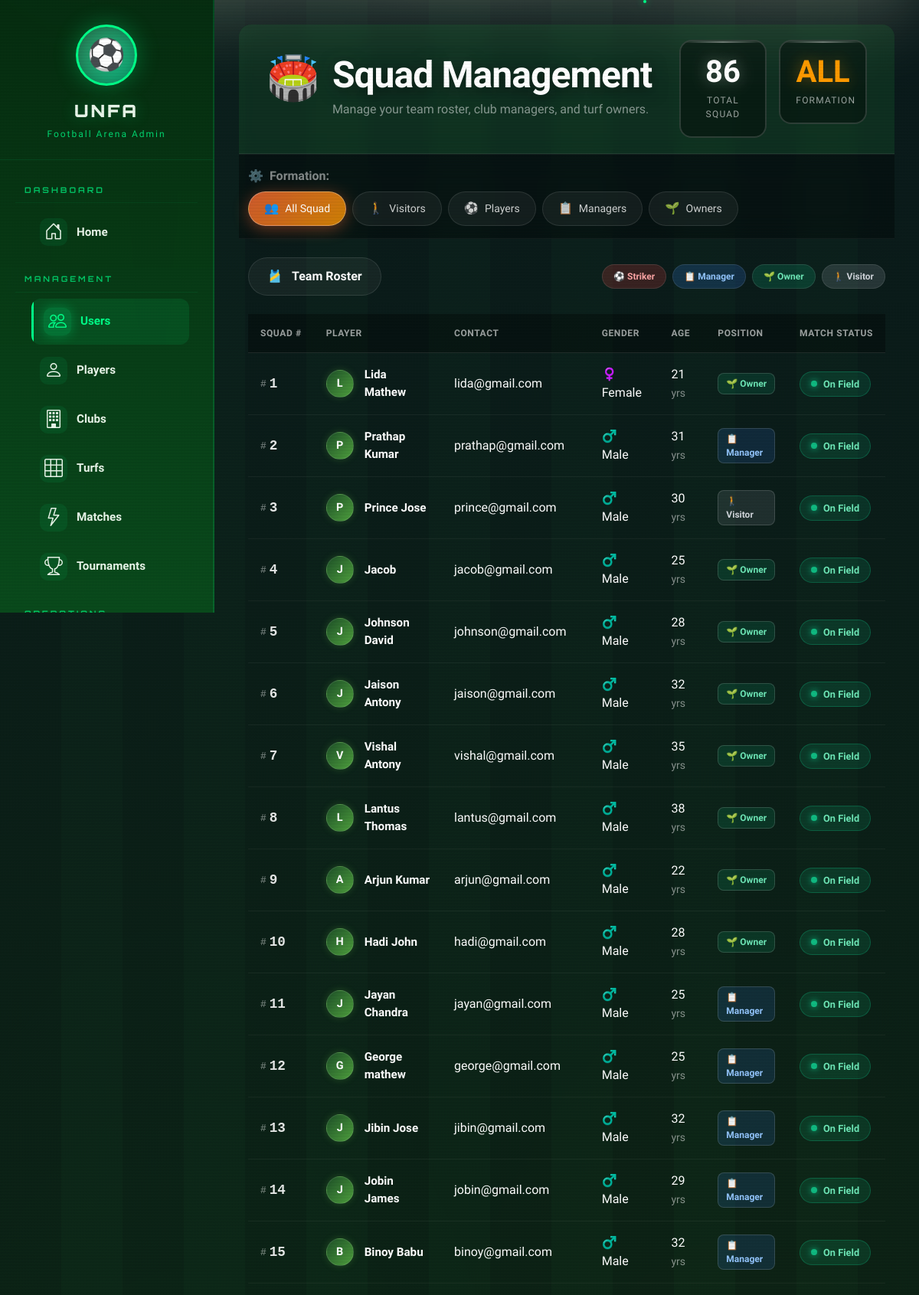
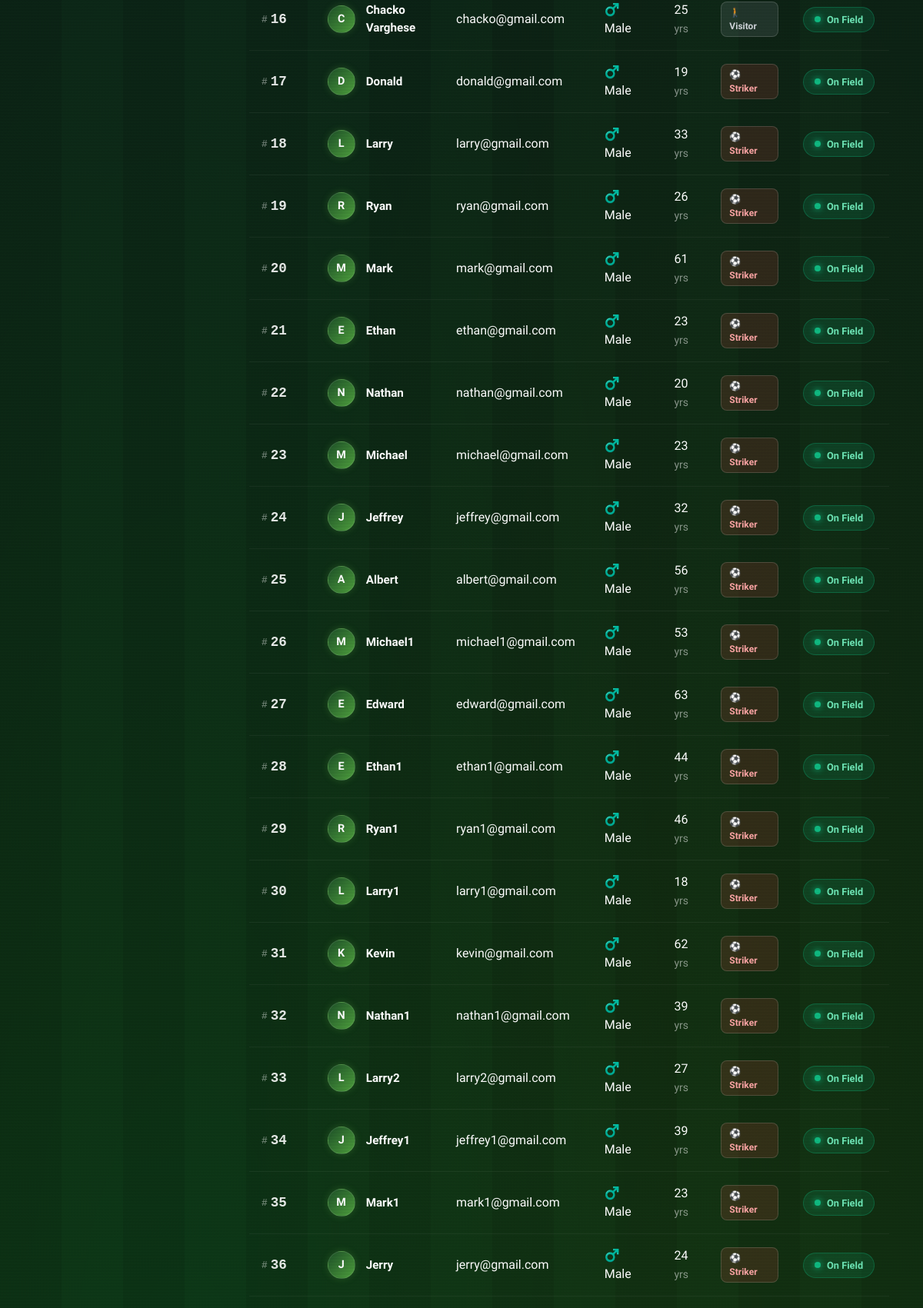
/administrator/admin/users/ (signed in, upper part), run on the app's committed database (2 pictures, top to bottom).
### visitor_app/models.py (models this page shows)
class User(models.Model):
    user_id = models.AutoField(primary_key=True)
    user_name = models.CharField(max_length=100)
    user_gender = models.CharField(max_length=10)
    user_age = models.IntegerField()
    user_email = models.EmailField(max_length=100,unique=True)
    user_password = models.CharField(max_length=128)
    user_active = models.BooleanField(default=True)

### admin_app/views.py (the view)
# urls.py: path("admin/users/", views.admin_view_normal_users, name="admin_view_normal_users"),
def admin_view_normal_users(request):
    if not _admin_required(request):
        return redirect("admin_login")
    users = User.objects.all()
    role_filter = request.GET.get("role", "all")
    club_subquery = Club.objects.filter(club_manager=OuterRef("pk"))
    player_subquery = Player.objects.filter(player_user=OuterRef("pk"))
    turf_subquery = Turf.objects.filter(turf_owner=OuterRef("pk"))
    users = users.annotate(
        has_club=Exists(club_subquery),
        has_player=Exists(player_subquery),
        has_turf=Exists(turf_subquery),
    )
    if role_filter == "player":
        users = users.filter(has_player=True)
    elif role_filter == "club_manager":
        users = users.filter(has_club=True)
    elif role_filter == "turf_owner":
        users = users.filter(has_turf=True)
    elif role_filter == "visitor":
        users = users.filter(has_club=False, has_player=False, has_turf=False)
    user_list = []
    for u in users:
        u.is_player = u.has_player
        u.is_club_manager = u.has_club
        u.is_turf_owner = u.has_turf
        user_list.append(u)
    return render(request, "admin/admin_view_normal_users.html", {
        "users": user_list,
        "role_filter": role_filter,
    })

### admin_app/views.py (called while the page is built)
def _admin_required(request):
    if request.session.get("admin_id"):
        return True
    if request.user.is_authenticated and request.user.is_superuser:
        request.session["admin_id"] = request.user.id
        return True
    return False

### templates/admin/admin_view_normal_users.html (shortened to what this page needs)
{% extends 'admin/admin_base.html' %}
{% load static %}
{% block content %}
  <header class="glass-header">
    <div class="container position-relative">
      <div class="row align-items-center g-4">
        <div class="col-lg-8 col-md-7 col-12">
          <div class="d-flex flex-column flex-sm-row align-items-center align-items-sm-start gap-3 mb-2 text-center text-sm-start">
            <span class="display-4 animate-enter">🏟️</span>
            <div class="animate-enter delay-1">
              <h1 class="display-5 fw-bold text-white mb-1 stadium-title">Squad Management</h1>
              <p class="lead text-white-50 mb-0 fs-6 fs-md-5">Manage your team roster, club managers, and turf owners.</p>
            </div>
          </div>
        </div>
        <div class="col-lg-4 col-md-5 col-12">
          <div class="row g-3">
            <div class="col-6 animate-enter delay-2">
              <div class="scoreboard-glass">
                <div class="scoreboard-number">{{ users|length }}</div>
                <div class="scoreboard-label">Total Squad</div>
              </div>
            </div>
            <div class="col-6 animate-enter delay-3">
              <div class="scoreboard-glass">
                <div class="scoreboard-number" style="color: #ff9a00; text-shadow: 0 0 20px rgba(255,154,0,0.4);">
                  {% if role_filter == 'all' %}ALL{% elif role_filter == 'visitor' %}VIS{% elif role_filter == 'player' %}PLY{% elif role_filter == 'club_manager' %}MGR{% else %}OWN{% endif %}
                </div>
                <div class="scoreboard-label">Formation</div>
              </div>
            </div>
          </div>
        </div>
      </div>
    </div>
  </header>
  <nav class="formation-bar">
    <div class="container">
      <div class="d-flex flex-wrap align-items-center gap-2">
        <span class="text-white-50 fw-bold me-2 d-none d-sm-flex align-items-center gap-2">
          <span>⚙️</span> Formation:
        </span>
        <div class="d-flex flex-wrap gap-2 w-100 w-sm-auto justify-content-center justify-content-sm-start">
          <a href="?role=all" class="formation-chip {% if role_filter == 'all' %}active{% endif %}">
            <span class="chip-icon">👥</span>
            <span class="d-none d-md-inline">All Squad</span>
          </a>
          <a href="?role=visitor" class="formation-chip {% if role_filter == 'visitor' %}active{% endif %}">
            <span class="chip-icon">🚶</span>
            <span class="d-none d-md-inline">Visitors</span>
          </a>
          <a href="?role=player" class="formation-chip {% if role_filter == 'player' %}active{% endif %}">
            <span class="chip-icon">⚽</span>
            <span class="d-none d-md-inline">Players</span>
          </a>
          <a href="?role=club_manager" class="formation-chip {% if role_filter == 'club_manager' %}active{% endif %}">
            <span class="chip-icon">📋</span>
            <span class="d-none d-md-inline">Managers</span>
          </a>
          <a href="?role=turf_owner" class="formation-chip {% if role_filter == 'turf_owner' %}active{% endif %}">
            <span class="chip-icon">🌱</span>
            <span class="d-none d-md-inline">Owners</span>
          </a>
        </div>
      </div>
    </div>
  </nav>
  <section class="roster-section py-4">
    <div class="container">
      <div class="roster-header animate-enter delay-2">
        <div class="section-badge">
          <span>🎽</span>
          <span>Team Roster</span>
        </div>
        <div class="kit-legend d-none d-md-flex">
          <span class="kit-badge kit-striker">⚽ Striker</span>
          <span class="kit-badge kit-midfielder">📋 Manager</span>
          <span class="kit-badge kit-defender">🌱 Owner</span>
          <span class="kit-badge kit-sub">🚶 Visitor</span>
        </div>
      </div>
      <div class="table-glass-wrapper animate-enter delay-3">
        <div class="table-responsive">
          <table class="squad-table table" id="squadTable">
            <thead>
              <tr>
                <th scope="col">Squad #</th>
                <th scope="col">Player</th>
                <th scope="col">Contact</th>
                <th scope="col" class="d-none d-lg-table-cell">Gender</th>
                <th scope="col" class="d-none d-md-table-cell">Age</th>
                <th scope="col">Position</th>
                <th scope="col">Match Status</th>
              </tr>
            </thead>
            <tbody>
              {% for user in users %}
              <tr class="animate-enter" style="animation-delay: {{ forloop.counter|add:3 }}00ms;">
                <td data-label="Squad #">
                  <span class="squad-number">
                    <span class="squad-hash">#</span>{{ user.user_id }}
                  </span>
                </td>
                <td data-label="Player">
                  <div class="player-card">
                    <div class="player-avatar">
                      {{ user.user_name|first|upper }}
                    </div>
                    <span class="player-name">{{ user.user_name }}</span>
                  </div>
                </td>
                <td data-label="Contact">
                  <span class="text-white-75">{{ user.user_email }}</span>
                </td>
                <td data-label="Gender" class="d-none d-lg-table-cell">
                  <span class="text-white-75">
                    {% if user.user_gender == 'Male' %}♂️{% elif user.user_gender == 'Female' %}♀️{% else %}⚧{% endif %}
                    {{ user.user_gender }}
                  </span>
                </td>
                <td data-label="Age" class="d-none d-md-table-cell">
                  <span class="text-white-75">{{ user.user_age }} <small class="text-white-50">yrs</small></span>
                </td>
                <td data-label="Position">
                  <div class="position-stack">
                    {% if user.is_player %}
                    <span class="position-badge pos-striker">⚽ Striker</span>
                    {% endif %}
                    {% if user.is_club_manager %}
                    <span class="position-badge pos-midfielder">📋 Manager</span>
                    {% endif %}
                    {% if user.is_turf_owner %}
                    <span class="position-badge pos-defender">🌱 Owner</span>
                    {% endif %}
                    {% if not user.is_player and not user.is_club_manager and not user.is_turf_owner %}
                    <span class="position-badge pos-sub">🚶 Visitor</span>
                    {% endif %}
                  </div>
                </td>
                <td data-label="Status">
                  {% if user.user_active %}
                  <span class="match-status status-active">
                    <span class="status-dot"></span> On Field
                  </span>
                  {% else %}
                  <span class="match-status status-inactive">
                    <span class="status-dot"></span> Benched
                  </span>
                  {% endif %}
                </td>
              </tr>
              {% endfor %}
            </tbody>
          </table>
        </div>
      </div>
    </div>
  </section>
{% endblock %}

### static/admin_panel/css/admin_tournament.css (style rules this page uses)
:root { --fb-primary: #00c853; --fb-secondary: #2979ff; --fb-accent: #ff9100; --fb-danger: #ff1744; --fb-glass-bg: rgba(255, 255, 255, 0.08); --fb-glass-border: rgba(255, 255, 255, 0.18); --fb-glass-shadow: 0 8px 32px 0 rgba(0, 0, 0, 0.37); --fb-text-primary: #ffffff; --fb-text-secondary: rgba(255, 255, 255, 0.85); --fb-text-muted: rgba(255, 255, 255, 0.6); --pitch-green: #1a5c3a; --pitch-light: #2d8a5e; --grass-dark: #0f3d26; --glass-bg: rgba(255, 255, 255, 0.08); --glass-border: rgba(255, 255, 255, 0.18); --glass-shadow: 0 8px 32px 0 rgba(0, 0, 0, 0.37); --neon-green: #00ff88; --neon-gold: #ffd700; --neon-blue: #00d4ff; --neon-red: #ff4757; --neon-purple: #a855f7; --neon-orange: #fb923c; --neon-glow: 0 0 20px rgba(74, 222, 128, 0.4); --accent-gold: #fbbf24; --accent-red: #ef4444; }

### static/admin_panel/css/admin_tournament_match.css (style rules this page uses)
:root { --text-primary: #ffffff; --text-secondary: rgba(255,255,255,0.75); --font-display: 'Segoe UI', system-ui, -apple-system, sans-serif; --primary-green: #00c853; --primary-green-light: #5efc82; --live-red: #ff1744; --dark-bg: #0a1628; }
.glass-header { background: rgba(255,255,255,0.05); border-bottom: 1px solid var(--glass-border); border-radius: 1rem 1rem 0 0; padding: 1rem 1.25rem; }
a { color: var(--neon-blue); text-decoration: none; transition: color 0.2s; }
.glass-header { background: rgba(40, 167, 69, 0.15) !important; backdrop-filter: blur(10px); padding: 1.25rem 1.5rem; }

### static/admin_panel/css/admin_style_operations.css (style rules this page uses)
:root { --glass-bg: rgba(15, 23, 42, 0.65); --glass-border: rgba(255, 255, 255, 0.08); --glass-highlight: rgba(255, 255, 255, 0.05); --pitch-green: #10b981; --pitch-dark: #064e3b; --football-white: #f8fafc; --accent-gold: #fbbf24; }
.player-avatar, .player-avatar-sm { border-radius: 50%; background: linear-gradient(135deg, #1e5128, #4e9f3d); display: inline-flex; align-items: center; justify-content: center; font-weight: 700; color: #ffffff !important; box-shadow: 0 0 10px rgba(78, 159, 61, 0.3); border: 1px solid rgba(255,255,255,0.1); flex-shrink: 0; }
.player-avatar { width: 36px; height: 36px; font-size: 0.9rem; }

### static/admin_panel/css/admin_style_times.css (style rules this page uses)
:root { --fb-pitch-deep: #061f12; --fb-pitch-mid: #0d3d24; --fb-pitch-light: #145c36; --fb-glass-bg: rgba(13, 61, 36, 0.55); --fb-glass-border: rgba(255, 255, 255, 0.12); --fb-glass-hover: rgba(255, 255, 255, 0.08); --fb-accent-gold: #f0c040; --fb-accent-gold-dim: rgba(240, 192, 64, 0.15); --fb-accent-green: #4ade80; --fb-accent-green-dim: rgba(74, 222, 128, 0.15); --fb-text-primary: #ffffff; --fb-text-secondary: rgba(255, 255, 255, 0.65); --fb-text-muted: rgba(255, 255, 255, 0.4); --fb-shadow-soft: 0 4px 24px rgba(0, 0, 0, 0.25); --fb-shadow-gold: 0 4px 20px rgba(240, 192, 64, 0.15); --ttm-neon-green: #00ff88; --ttm-neon-blue: #00d4ff; --ttm-neon-orange: #ff9d00; --ttm-neon-red: #ff3366; --ttm-dark-bg: #0a0a0f; --ttm-card-bg: rgba(20, 20, 30, 0.8); --ttm-glass-border: rgba(255, 255, 255, 0.08) }

### data on the page
User: user_id "1", user_name|first "L", user_name "Lida Mathew", user_email "lida@gmail.com", user_gender "Female", user_age "21", shows "🌱 Owner", user_active True (drawn)
User: user_id "2", user_name|first "P", user_name "Prathap Kumar", user_email "prathap@gmail.com", user_gender "Male", user_age "31", shows "📋 Manager", user_active True (drawn)
User: user_id "3", user_name|first "P", user_name "Prince Jose", user_email "prince@gmail.com", user_gender "Male", user_age "30", shows "🚶 Visitor", user_active True (drawn)
User: user_id "4", user_name|first "J", user_name "Jacob", user_email "jacob@gmail.com", user_gender "Male", user_age "25", shows "🌱 Owner", user_active True (drawn)
User: user_id "5", user_name|first "J", user_name "Johnson David", user_email "johnson@gmail.com", user_gender "Male", user_age "28", shows "🌱 Owner", user_active True (drawn)
User: user_id "6", user_name|first "J", user_name "Jaison Antony", user_email "jaison@gmail.com", user_gender "Male", user_age "32", shows "🌱 Owner", user_active True (drawn)
User: user_id "7", user_name|first "V", user_name "Vishal Antony", user_email "vishal@gmail.com", user_gender "Male", user_age "35", shows "🌱 Owner", user_active True (drawn)
User: user_id "8", user_name|first "L", user_name "Lantus Thomas", user_email "lantus@gmail.com", user_gender "Male", user_age "38", shows "🌱 Owner", user_active True (drawn)
User: user_id "9", user_name|first "A", user_name "Arjun Kumar", user_email "arjun@gmail.com", user_gender "Male", user_age "22", shows "🌱 Owner", user_active True (drawn)
User: user_id "10", user_name|first "H", user_name "Hadi John", user_email "hadi@gmail.com", user_gender "Male", user_age "28", shows "🌱 Owner", user_active True (drawn)
User: user_id "11", user_name|first "J", user_name "Jayan Chandra", user_email "jayan@gmail.com", user_gender "Male", user_age "25", shows "📋 Manager", user_active True (drawn)
User: user_id "12", user_name|first "G", user_name "George mathew", user_email "george@gmail.com", user_gender "Male", user_age "25", shows "📋 Manager", user_active True (drawn)
User: user_id "13", user_name|first "J", user_name "Jibin Jose", user_email "jibin@gmail.com", user_gender "Male", user_age "32", shows "📋 Manager", user_active True (drawn)
User: user_id "14", user_name|first "J", user_name "Jobin James", user_email "jobin@gmail.com", user_gender "Male", user_age "29", shows "📋 Manager", user_active True (drawn)
User: user_id "15", user_name|first "B", user_name "Binoy Babu", user_email "binoy@gmail.com", user_gender "Male", user_age "32", shows "📋 Manager", user_active True (drawn)
User: user_id "16", user_name|first "C", user_name "Chacko Varghese", user_email "chacko@gmail.com", user_gender "Male", user_age "25", shows "🚶 Visitor", user_active True (drawn)
User: user_id "17", user_name|first "D", user_name "Donald", user_email "donald@gmail.com", user_gender "Male", user_age "19", shows "⚽ Striker", user_active True (drawn)
User: user_id "18", user_name|first "L", user_name "Larry", user_email "larry@gmail.com", user_gender "Male", user_age "33", shows "⚽ Striker", user_active True (drawn)
User: user_id "19", user_name|first "R", user_name "Ryan", user_email "ryan@gmail.com", user_gender "Male", user_age "26", shows "⚽ Striker", user_active True (drawn)
User: user_id "20", user_name|first "M", user_name "Mark", user_email "mark@gmail.com", user_gender "Male", user_age "61", shows "⚽ Striker", user_active True (drawn)
User: user_id "21", user_name|first "E", user_name "Ethan", user_email "ethan@gmail.com", user_gender "Male", user_age "23", shows "⚽ Striker", user_active True (drawn)
User: user_id "22", user_name|first "N", user_name "Nathan", user_email "nathan@gmail.com", user_gender "Male", user_age "20", shows "⚽ Striker", user_active True (drawn)
User: user_id "23", user_name|first "M", user_name "Michael", user_email "michael@gmail.com", user_gender "Male", user_age "23", shows "⚽ Striker", user_active True (drawn)
User: user_id "24", user_name|first "J", user_name "Jeffrey", user_email "jeffrey@gmail.com", user_gender "Male", user_age "32", shows "⚽ Striker", user_active True (drawn)
User: user_id "25", user_name|first "A", user_name "Albert", user_email "albert@gmail.com", user_gender "Male", user_age "56", shows "⚽ Striker", user_active True (drawn)
User: user_id "26", user_name|first "M", user_name "Michael1", user_email "michael1@gmail.com", user_gender "Male", user_age "53", shows "⚽ Striker", user_active True (drawn)
User: user_id "27", user_name|first "E", user_name "Edward", user_email "edward@gmail.com", user_gender "Male", user_age "63", shows "⚽ Striker", user_active True (drawn)
User: user_id "28", user_name|first "E", user_name "Ethan1", user_email "ethan1@gmail.com", user_gender "Male", user_age "44", shows "⚽ Striker", user_active True (drawn)
User: user_id "29", user_name|first "R", user_name "Ryan1", user_email "ryan1@gmail.com", user_gender "Male", user_age "46", shows "⚽ Striker", user_active True (drawn)
User: user_id "30", user_name|first "L", user_name "Larry1", user_email "larry1@gmail.com", user_gender "Male", user_age "18", shows "⚽ Striker", user_active True (drawn)
User: user_id "31", user_name|first "K", user_name "Kevin", user_email "kevin@gmail.com", user_gender "Male", user_age "62", shows "⚽ Striker", user_active True (drawn)
User: user_id "32", user_name|first "N", user_name "Nathan1", user_email "nathan1@gmail.com", user_gender "Male", user_age "39", shows "⚽ Striker", user_active True (drawn)
User: user_id "33", user_name|first "L", user_name "Larry2", user_email "larry2@gmail.com", user_gender "Male", user_age "27", shows "⚽ Striker", user_active True (drawn)
User: user_id "34", user_name|first "J", user_name "Jeffrey1", user_email "jeffrey1@gmail.com", user_gender "Male", user_age "39", shows "⚽ Striker", user_active True (drawn)
User: user_id "35", user_name|first "M", user_name "Mark1", user_email "mark1@gmail.com", user_gender "Male", user_age "23", shows "⚽ Striker", user_active True (drawn)
User: user_id "36", user_name|first "J", user_name "Jerry", user_email "jerry@gmail.com", user_gender "Male", user_age "24", shows "⚽ Striker", user_active True (drawn)

### other printed values
{{ users|length }} "86"
